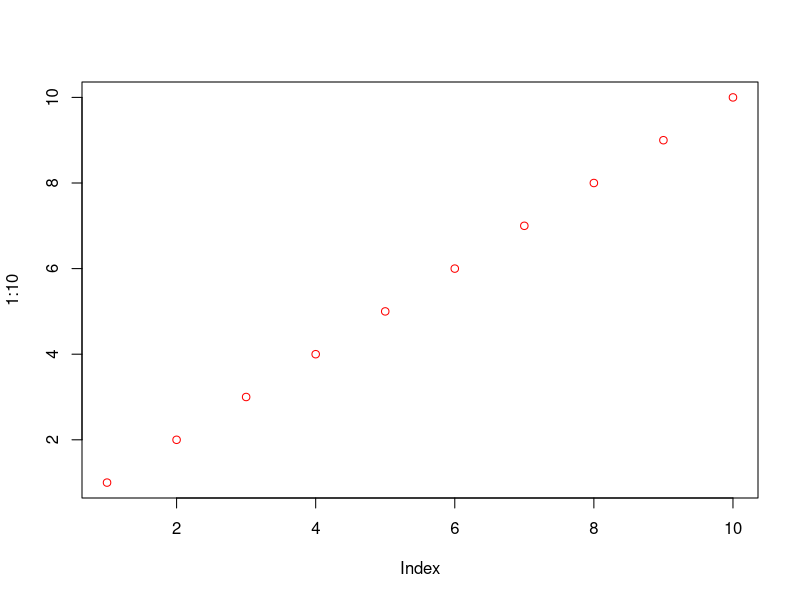
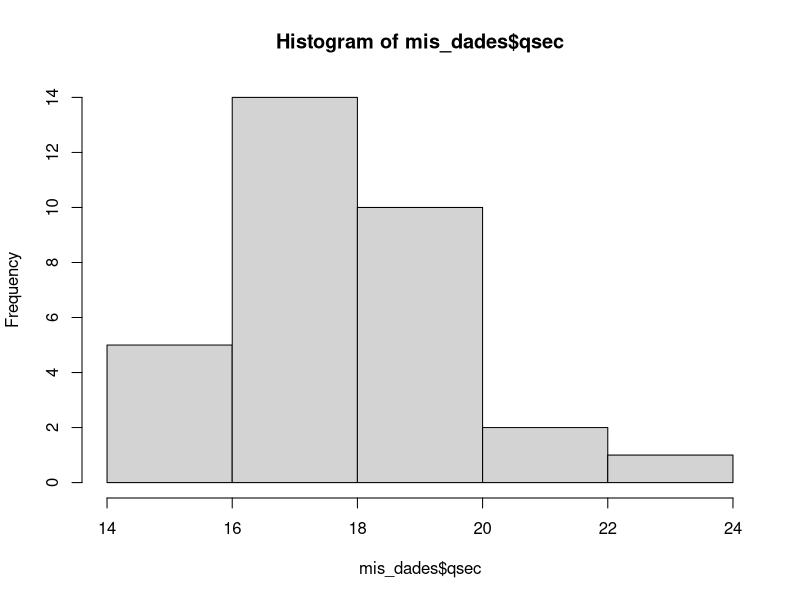
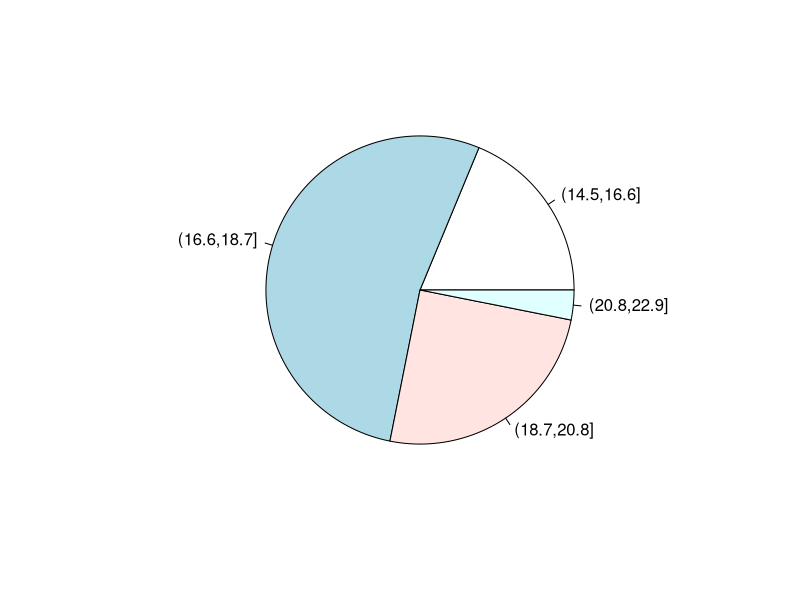
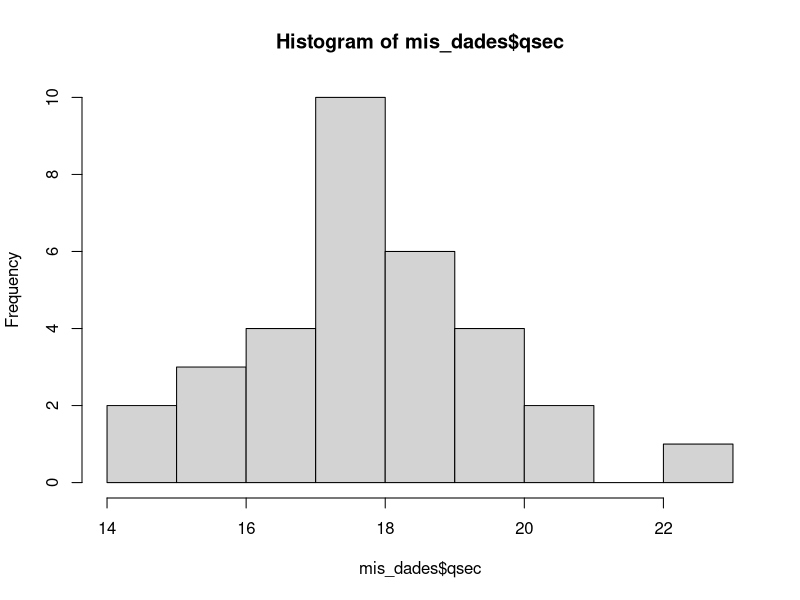
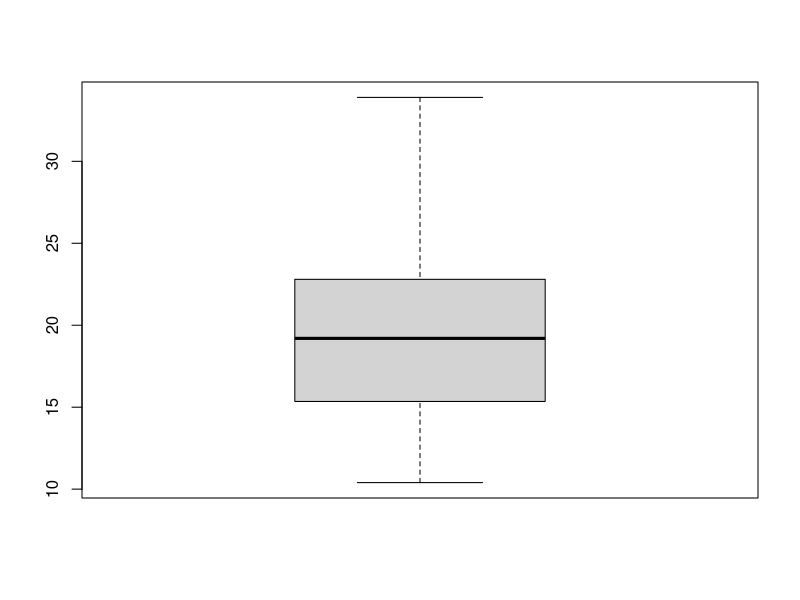

Generate these figures, in order, with R:
#Codigo para problema 1

plot(1:10, col='red')

mis_dades<- mtcars
qseq_intervalos<- cut(mis_dades$qsec,4)
ni<-table(qseq_intervalos)
ni
sum(ni)
hist(mis_dades$qsec,breaks = 4)
fi<-ni/sum(ni)
fi
pie(fi)
Ni<-cumsum(ni)
Fi<-Ni/sum(ni)
cbind(ni,fi,Ni,Fi)
hist(mis_dades$qsec)
mean(mis_dades$qsec)

mis_dades$drat
sort(mis_dades$drat)
median(mis_dades$drat)

quantile(mis_dades$drat, 0.25)

quantile(mis_dades$mpg, 0.18)

quantile(mis_dades$mpg, 0.75)-quantile(mis_dades$mpg, 0.25)
boxplot(mis_dades$mpg)

sd(mis_dades$cyl)
var(mis_dades$cyl)
